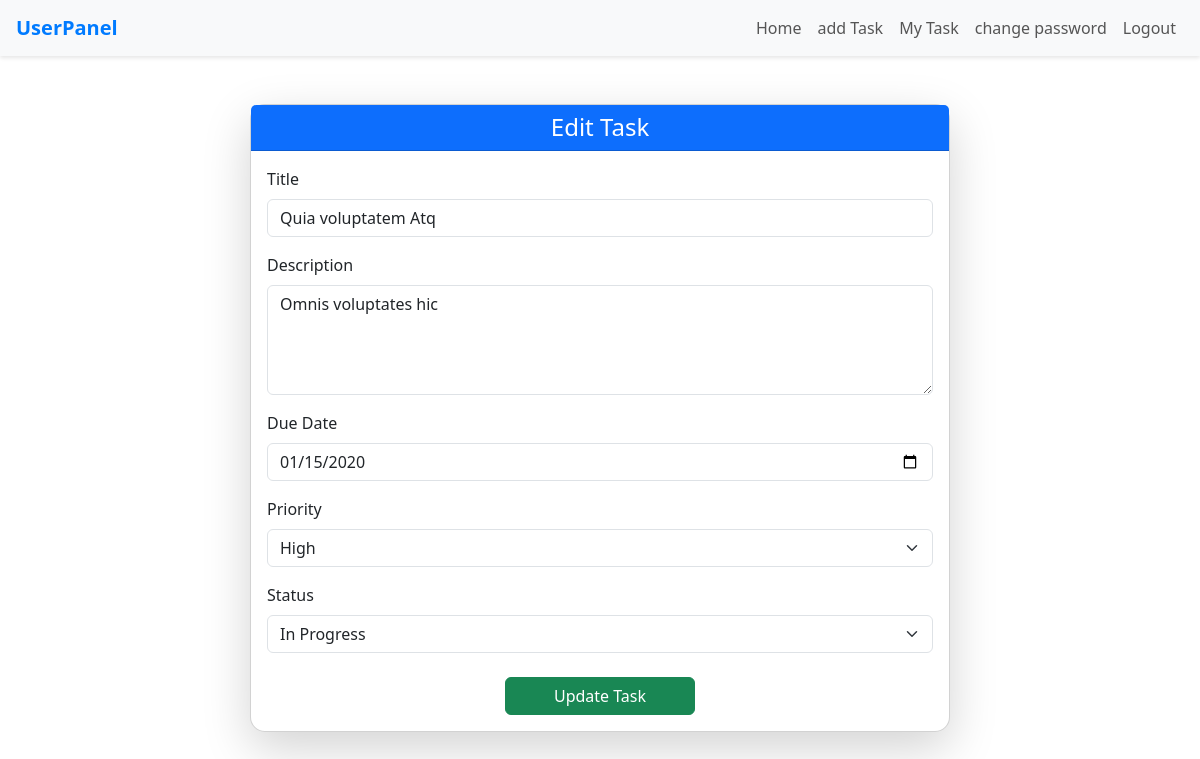
The app's page /editTask/7 with its own data.
### task_app/models.py (models this page shows)
class taskModel(models.Model):
    my=[
        ('pending','Pending'),
        ('in_progress','InProgress'),
        ('completed','Completed'),
    ]
    user = models.ForeignKey(CustumUserModel, on_delete=models.CASCADE, null=True)
    title = models.CharField(max_length=100, null=True)
    description = models.TextField(null=True)
    due_date = models.DateField(null=True)
    priority = models.CharField(choices=[('low','Low'),('medium','Medium'),('high','High')], max_length=100, null=True)
    status = models.CharField(choices=my, max_length=100, null=True)

### task_app/views.py (the view, shortened to what this page needs)
# urls.py: path('editTask/<str:id>', editTask, name='editTask'),
def editTask(request,id):
    taskData = taskModel.objects.get(id=id)
    return render(request, 'editTask.html', {'task': taskData})

### task_app/templates/editTask.html (shortened to what this page needs)
{% extends 'master.html' %}
{% block body %}
<div class="container py-5">
  <div class="card shadow-lg mx-auto" style="max-width: 700px; border-radius: 15px;">
    <div class="card-header bg-primary text-white text-center">
      <h4 class="mb-0">Edit Task</h4>
    </div>
    <div class="card-body">
      <form method="POST">
        <div class="mb-3">
          <label for="title" class="form-label">Title</label>
          <input type="text" class="form-control" id="title" name="title" value="{{task.title}}" placeholder="Enter task title" required>
        </div>
        <div class="mb-3">
          <label for="description" class="form-label">Description</label>
          <textarea class="form-control" id="description" name="description" rows="4" placeholder="Task details...">{{task.description}}</textarea>
        </div>
        <div class="mb-3">
          <label for="due_date" class="form-label">Due Date</label>
          <input type="date" class="form-control" id="due_date" value="{{task.due_date|date:'Y-m-d'}}" name="due_date" required>
        </div>
        <div class="mb-3">
          <label for="priority" class="form-label">Priority</label>
          <select class="form-select" id="priority" name="priority" required>
            <option value="high" {% if task.priority == 'high' %}
              selected
            {% endif %}>High</option>
          </select>
        </div>
        <div class="mb-4">
          <label for="status" class="form-label">Status</label>
          <select class="form-select" id="status" name="status" required>
            <option value="in_progress" {% if task.status == 'in_progress' %}
              selected
            {% endif %}>In Progress</option>
          </select>
        </div>
        <div class="text-center">
          <button type="submit" class="btn btn-success px-5">Update Task</button>
        </div>
      </form>
    </div>
  </div>
</div>
{% endblock %}

### records on screen
taskModel: title "Quia voluptatem Atq", description "Omnis voluptates hic", due_date "01/15/2020", priority "High", status "In Progress"
